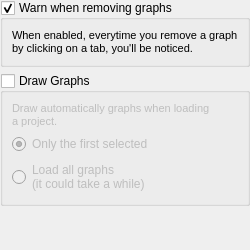
<?xml version="1.0" encoding="UTF-8"?>
<ui version="4.0">
 <class>depgraphV::GeneralPage</class>
 <widget class="QWidget" name="depgraphV::GeneralPage">
  <property name="geometry">
   <rect>
    <x>0</x>
    <y>0</y>
    <width>250</width>
    <height>250</height>
   </rect>
  </property>
  <property name="minimumSize">
   <size>
    <width>250</width>
    <height>250</height>
   </size>
  </property>
  <property name="maximumSize">
   <size>
    <width>16777215</width>
    <height>250</height>
   </size>
  </property>
  <property name="windowTitle">
   <string>General</string>
  </property>
  <layout class="QGridLayout" name="gridLayout">
   <property name="leftMargin">
    <number>0</number>
   </property>
   <property name="topMargin">
    <number>0</number>
   </property>
   <property name="rightMargin">
    <number>0</number>
   </property>
   <property name="bottomMargin">
    <number>0</number>
   </property>
   <item row="0" column="0">
    <widget class="QFrame" name="frame">
     <property name="frameShape">
      <enum>QFrame::NoFrame</enum>
     </property>
     <property name="frameShadow">
      <enum>QFrame::Raised</enum>
     </property>
     <layout class="QVBoxLayout" name="verticalLayout">
      <property name="leftMargin">
       <number>0</number>
      </property>
      <property name="topMargin">
       <number>0</number>
      </property>
      <property name="rightMargin">
       <number>0</number>
      </property>
      <property name="bottomMargin">
       <number>0</number>
      </property>
      <item>
       <widget class="QGroupBox" name="warnOnGraphRemoval">
        <property name="title">
         <string>Warn when removing graphs</string>
        </property>
        <property name="checkable">
         <bool>true</bool>
        </property>
        <layout class="QGridLayout" name="gridLayout_2">
         <item row="0" column="0">
          <widget class="QLabel" name="label_2">
           <property name="font">
            <font>
             <pointsize>8</pointsize>
            </font>
           </property>
           <property name="text">
            <string>When enabled, everytime you remove a graph by clicking on a tab, you'll be noticed.</string>
           </property>
           <property name="scaledContents">
            <bool>true</bool>
           </property>
           <property name="wordWrap">
            <bool>true</bool>
           </property>
          </widget>
         </item>
        </layout>
       </widget>
      </item>
      <item>
       <widget class="QGroupBox" name="groupBox">
        <property name="title">
         <string>Draw Graphs</string>
        </property>
        <property name="checkable">
         <bool>true</bool>
        </property>
        <property name="checked">
         <bool>false</bool>
        </property>
        <layout class="QFormLayout" name="formLayout">
         <item row="0" column="0">
          <widget class="QLabel" name="label">
           <property name="font">
            <font>
             <pointsize>8</pointsize>
            </font>
           </property>
           <property name="text">
            <string>Draw automatically graphs when loading a project.</string>
           </property>
           <property name="scaledContents">
            <bool>true</bool>
           </property>
           <property name="wordWrap">
            <bool>true</bool>
           </property>
          </widget>
         </item>
         <item row="2" column="0">
          <widget class="QRadioButton" name="radioButton">
           <property name="text">
            <string>Load all graphs
(it could take a while)</string>
           </property>
          </widget>
         </item>
         <item row="1" column="0">
          <widget class="QRadioButton" name="radioButton_2">
           <property name="text">
            <string>Only the first selected</string>
           </property>
           <property name="checked">
            <bool>true</bool>
           </property>
          </widget>
         </item>
        </layout>
       </widget>
      </item>
      <item>
       <spacer name="verticalSpacer">
        <property name="orientation">
         <enum>Qt::Vertical</enum>
        </property>
        <property name="sizeHint" stdset="0">
         <size>
          <width>20</width>
          <height>117</height>
         </size>
        </property>
       </spacer>
      </item>
     </layout>
    </widget>
   </item>
  </layout>
 </widget>
 <resources/>
 <connections/>
 <slots>
  <slot>_updateEnabledFlags()</slot>
 </slots>
</ui>
